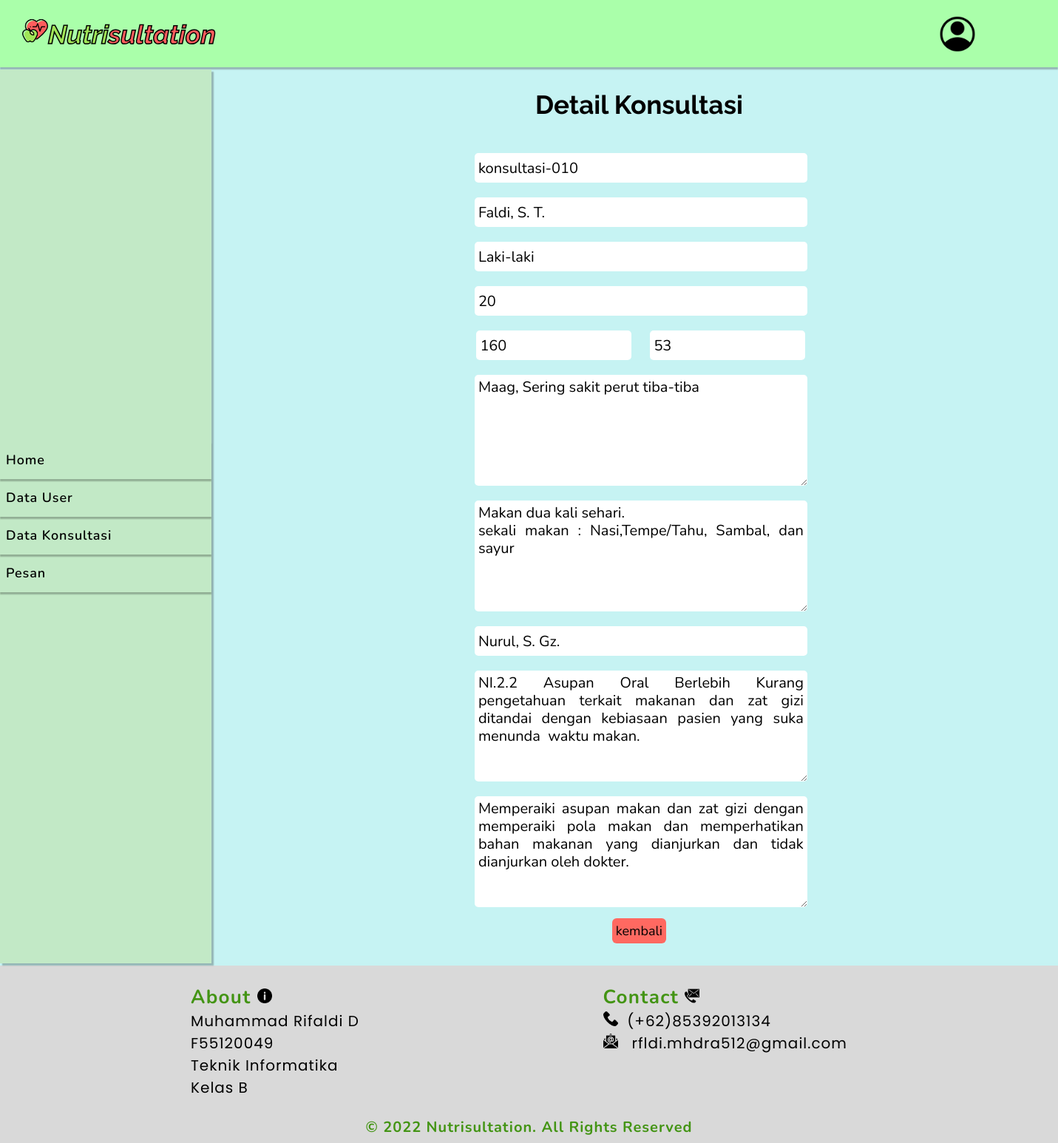
The page /detail_konsultasi_admin.php?id=17 (signed in) on the database its author committed.
### tables this page shows
CREATE TABLE `konsultasi` (
  `id` int(11) NOT NULL,
  `no_konsultasi` varchar(20) NOT NULL,
  `username` varchar(50) NOT NULL,
  `email` varchar(50) NOT NULL,
  `jenis_kelamin` varchar(15) NOT NULL,
  `umur` varchar(10) NOT NULL,
  `tinggi_badan` varchar(10) NOT NULL,
  `berat_badan` varchar(10) NOT NULL,
  `keluhan` text NOT NULL,
  `pola_makan` text NOT NULL,
  `nutrisionist` varchar(50) NOT NULL,
  `email_nutrisionist` varchar(50) NOT NULL,
  `diagnosa` text NOT NULL,
  `saran_diet` text NOT NULL
);

### detail_konsultasi_admin.php (the view, shortened to what this page needs)
<?php
$connect=mysqli_connect('localhost','root','','nutrisultation');
$id = isset($_GET['id']) ? (int)$_GET['id'] : 0;
$result=mysqli_query($connect,"SELECT * FROM konsultasi WHERE id=$id");
$item=mysqli_fetch_assoc($result);
			$kode = $item['no_konsultasi'];
       		$username= $item['username'];
			$jenis_kelamin=$item['jenis_kelamin'];
			$umur= $item['umur'];
        	$tinggi=$item['tinggi_badan'];
        	$berat=$item['berat_badan'];
        	$keluhan=$item['keluhan'];
        	$pola_konsumsi=$item['pola_makan'];
			$nutrisionist=$item['nutrisionist'];
			$diagnosa=$item['diagnosa'];
			$saran=$item['saran_diet'];
?>
<!DOCTYPE html>
<html>
<head>
	<link rel="stylesheet" type="text/css" href="assets/css/style.css">
</head>
<body>
	<header>
		<nav class="navbar">
				<div class="container nav-wrapper">
					<div class="logo-wrap">
						<a href="#" class="logo"><img class="logo-img" src="pict/health.png" >Nutri<span>sultation</span></a>
					</div>
					<div class="toggle">
						<img src="pict/account.png" width="50px">
					</div>
				</div>
		</nav>
	</header>
	<div class="dashboard">
			<div class="navi">
				<ul>
					<li><a href="admin_dashboard.php">Home</a></li>
					<li ><a  href="data_user.php">Data User</a></li>
					<li><a href="konsultasi_admin.php">Data Konsultasi</a></li>
					<li><a href="pesan.php">Pesan</a></li>
				</ul>
			</div>
			<div class="isi-form">
				<h2 class="heading">Detail Konsultasi</h2>
				<form name="konsultasi" method="post">
                            <div class="row gy-3 gy-4">
                                <div class="data">
                                    <br>
                                	<input readonly type="text"placeholder="Kode Konsultasi" name="kode" value="<?= $kode; ?>">
                                    <input readonly type="text"placeholder="Nama" name="username" value="<?= $username; ?>">
                                    <input readonly type="text" class="form-control" placeholder="jenis_kelamin" name="jenis_kelamin" value="<?php echo $jenis_kelamin; ?>">
                                    <input readonly type="number"placeholder="Umur (Tahun)" name="umur" value="<?= $umur; ?>">
                                    <div class="flexy">
                                    <div class="flex">
                                    <input readonly type="number"  placeholder="Tinggi badan (CM)" name="tinggi" value="<?php echo $tinggi; ?>">
                                    </div>
                                    <div class="flex">
                                    <input readonly type="number" placeholder="Berat badan (KG)" name="berat" value="<?php echo $berat; ?>">
                                    </div>
                                    </div>
                                    <textarea readonly name="keluhan" placeholder="Keluhan" ><?php echo $keluhan; ?></textarea>
                                    <textarea readonly name="pola_konsumsi" placeholder="Pola konsumsi (makan)" ><?php echo $pola_konsumsi; ?></textarea>
                                    <input readonly  type="text" name="nutrisionist" value="<?php echo $nutrisionist ?>">
                                    <textarea readonly name="diagnosa"  ><?php echo $diagnosa; ?></textarea>
                                    <textarea readonly name="diagnosa"  ><?php echo $saran; ?></textarea>
                                <div class="button">
                                    <button type="submit" name="kembali" class="btn-batal">kembali</button>
                                </div>
                            </div>
                        </form></div>
			</div>
		<footer>
	<section class="footer">
		<div class="footer-wrapper">
			<div class="footer-left">
				<h2 class="head">About <img src="pict/info.png"></h2>
				<ul class="foot">
					<li>Muhammad Rifaldi D</li>
					<li>F55120049</li>
					<li>Teknik Informatika</li>
					<li>Kelas B</li>
				</ul>
			</div>
			<div class="footer-right">
				<h2 class="head">Contact <img src="pict/contact.png"></h2>
				<ul class="foot">
					<li><img src="pict/phone.png">&nbsp;&nbsp;(+62)85392013134</li>
					<li><img src="pict/email.png">&nbsp; &nbsp;rfldi.mhdra512@gmail.com</li>
				</ul>
			</div>
		</div>
	</section>
	<p class="copyright" align="center">© 2022 Nutrisultation. All Rights Reserved</p>
</footer>
</body>
</html>

### assets/css/style.css (style rules this page uses)
:root { --main-color : #000000; --second_color : #F0DF00; --body-color : #aeea; --nav-color : #FFFFFF; --main-font: 'Poppins', sans-serif; --heading-font: 'Raleway', sans-serif; --logo-font:'Inter', sans-serif; --sub_font: 'Nunito', sans-serif; }
body { background-color: var(--body-color) ; font-family: var(--main-font); overflow-x: hidden; }
* { margin: 0; padding: 0; box-sizing: border-box; list-style: none; text-decoration: none; }
.container { max-width: 1350px; }
.navbar { background-color: #aaffaa; box-shadow: 0px 3px 1.5px rgba(0, 0, 0, 0.25); }
.navbar .nav-wrapper { padding: 30px; display: flex; justify-content: space-between; align-items: center; font-size: 24px; height: 91px; }
.toggle { position:relative ; width: 50px; height: 50px; }
.logo { font-size: 35px; font-family: var(--heading-font); font-weight: bold; font-style: italic; color: #A0E557; -webkit-text-stroke: 1.5px #000000; }
.logo-img { width: 35px; height: 35px; }
.logo span { color: #FF5D5D; }
footer { padding-top: 50px; height: 240px; left: 0px; bottom: 0px; background: #D9D9D9; }
.footer-wrapper { margin: auto; display: flex; flex-wrap: wrap; }
.footer { margin-top: -25px; margin-right: 58px; margin-left: 258px; }
.footer-wrapper .footer-left { flex: 0 0 50%; }
.head { font-family: 'Nunito'; font-style: normal; font-weight: 700; font-size: 26px; line-height: 35px; letter-spacing: 0.05em; align-content: center; color: #439414; }
.foot { font-family: 'Poppins'; font-style: normal; font-weight: 400; font-size: 20px; letter-spacing: 0.05em; padding-bottom: 25px; }
.head img { width: 20px; height: 20px; }
.foot img { width: 20px; height: 20px; }
.copyright { text-decoration-line: black; font-family: 'Nunito'; font-style: normal; font-weight: 700; font-size: 20px; line-height: 27px; letter-spacing: 0.05em; color: #439414; }
.navi { margin-top: 3px; margin-bottom: 3px; box-shadow: 3px 3px 1.5px rgba(0, 0, 0, 0.25); width: 20%; min-height: 560px; max-height: 2000px; background-color: #C2E9C6; text-decoration: none; align-content: center; }
.dashboard { display: flex; justify-content: space-between; }
.navi li { padding: 8px; box-shadow: 0px 3px 1.5px rgba(0, 0, 0, 0.25); align-items: center; }
.navi li a { width: 100%; align-items: center; color: #000000; font-family: 'Nunito'; font-style: normal; font-weight: 600; font-size: 18px; line-height: 35px; letter-spacing: 0.05em; }
.isi-form { display: flex; justify-content: center; flex-direction: column; margin: 30px; width: 75%; }
.heading { display: flex; justify-content: center; font-family: 'Raleway'; font-style: normal; font-weight: 700; font-size: 35px; text-align: center; color: #000000; }
.data { display: flex; flex-direction: column; align-content: center; align-items: center; justify-content: center; }
.data input { padding: 5px; margin-left: 5px; margin-top: 20px; height: 40px; font-family: 'nunito'; font-style: normal; font-weight: 400; font-size: 20px; line-height: 24px; text-align: justify; color: #000000; width: 450px; border: none; border-radius: 5px; }
.button { gap: 10px; margin-top: 15px; display: flex; align-content: center; align-items: center; justify-content: center; }
.btn-batal { text-align: center; justify-content: center; font-family: nunito; font-size: 18px; text-decoration: bold; color: black; border-radius: 6px; padding: 5px; background-color: #ff6961; border: none; }
.data .flexy { display: flex; width: 450px; justify-content: space-between; }
.data .flex { display: flex; flex-direction: column; }
.data .flex input { padding: 5px; margin-left: 2,5px; margin-top: 20px; height: 40px; font-family: 'nunito'; font-style: normal; font-weight: 400; font-size: 20px; line-height: 24px; text-align: justify; color: #000000; width: 210px; border: none; border-radius: 5px; }
.data textarea { padding: 5px; margin-left: 5px; margin-top: 20px; height: 150px; font-family: 'nunito'; font-style: normal; font-weight: 400; font-size: 20px; line-height: 24px; text-align: justify; color: #000000; width: 450px; border: none; border-radius: 5px; }

### rows shown on the page
konsultasi: kode "konsultasi-010", username "Faldi, S. T.", jenis_kelamin "Laki-laki", umur "20", tinggi "160", berat "53", keluhan "Maag, Sering sakit perut tiba-tiba", pola_konsumsi "Makan dua kali sehari. sekali makan : Nasi,Tempe/Tahu, Sambal, dan sayur", nutrisionist "Nurul, S. Gz.", diagnosa "NI.2.2 Asupan Oral Berlebih Kurang pengetahuan terkait makanan dan zat gizi ditandai dengan kebiasaan pasien yang suka menunda waktu makan.", diagnosa "Memperaiki asupan makan dan zat gizi dengan memperaiki pola makan dan memperhatikan bahan makanan yang dianjurkan dan tidak dianjurkan oleh dokter."
